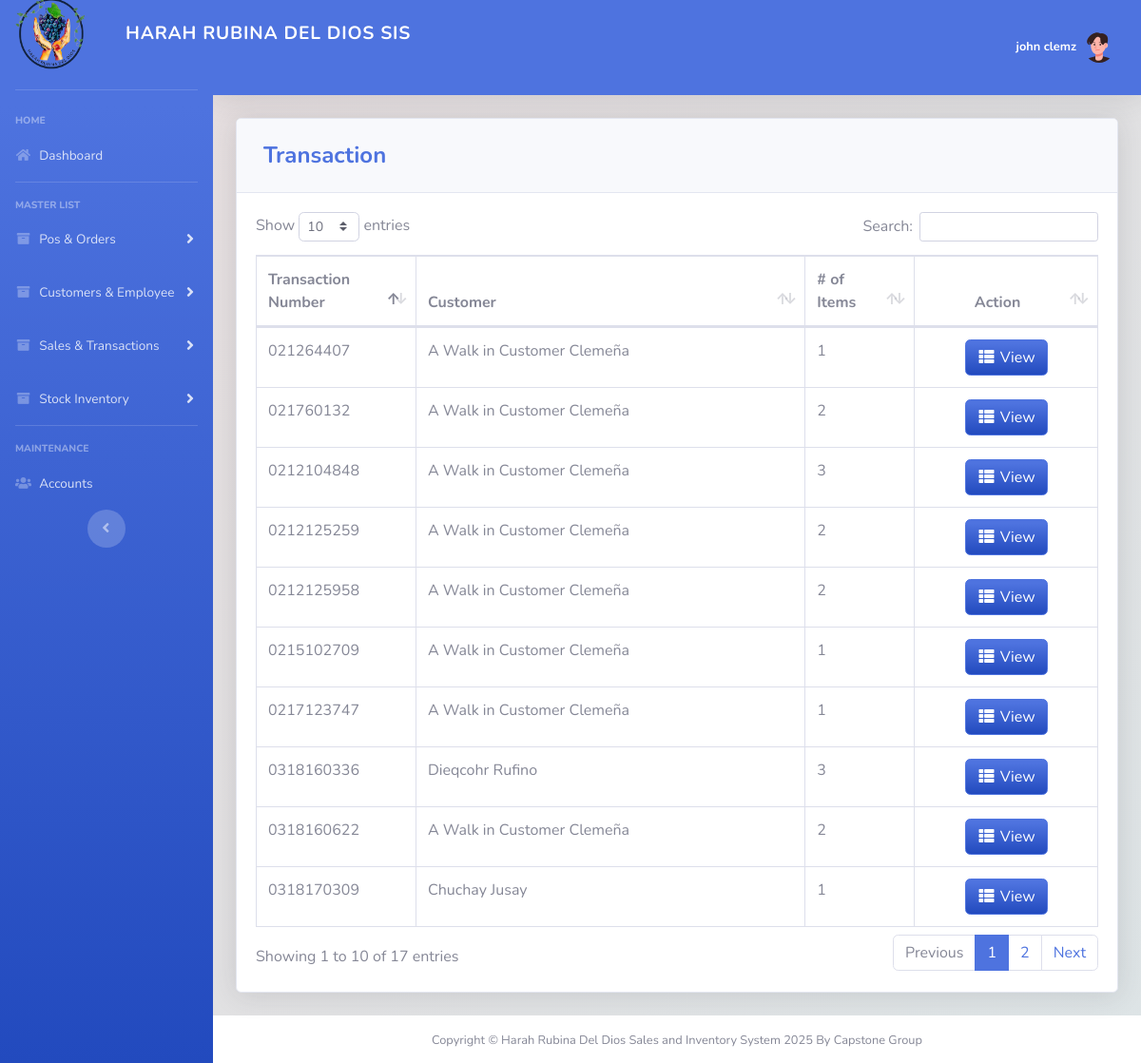
/admin/transaction.php (signed in), run on the app's committed database.
### tables this page shows
CREATE TABLE `transaction` (
  `TRANS_ID` int(50) NOT NULL,
  `CUST_ID` int(11) DEFAULT NULL,
  `NUMOFITEMS` varchar(250) NOT NULL,
  `SUBTOTAL` varchar(50) NOT NULL,
  `LESSVAT` varchar(50) NOT NULL,
  `NETVAT` varchar(50) NOT NULL,
  `ADDVAT` varchar(50) NOT NULL,
  `GRANDTOTAL` varchar(250) NOT NULL,
  `CASH` varchar(250) NOT NULL,
  `DATE` varchar(50) NOT NULL,
  `TRANS_D_ID` varchar(250) NOT NULL
);

CREATE TABLE `customer` (
  `CUST_ID` int(11) NOT NULL,
  `FIRST_NAME` varchar(50) DEFAULT NULL,
  `LAST_NAME` varchar(50) DEFAULT NULL,
  `PHONE_NUMBER` varchar(11) DEFAULT NULL
);

### admin/transaction.php (the view, shortened to what this page needs)
<?php
include'../includes/sidebar.php';
?>
            <div class="card shadow mb-4">
            <div class="card-header py-3">
              <h4 class="m-2 font-weight-bold text-primary">Transaction</h4>
            </div>
            <div class="card-body">
              <div class="table-responsive">
                <table class="table table-bordered" id="dataTable" width="100%" cellspacing="0">
               <thead>
                   <tr>
                     <th width="19%">Transaction Number</th>
                     <th>Customer</th>
                     <th width="13%"># of Items</th>
                     <th style="text-align: center;">Action</th>
                   </tr>
               </thead>
          <tbody>
<?php
    $query = 'SELECT *, FIRST_NAME, LAST_NAME
              FROM transaction T
              JOIN customer C ON T.`CUST_ID`=C.`CUST_ID`
              ORDER BY TRANS_D_ID ASC';
        $result = mysqli_query($conn, $query) or die (mysqli_error($conn));
            while ($row = mysqli_fetch_assoc($result)) {
                echo '<tr>';
                echo '<td>'. $row['TRANS_D_ID'].'</td>';
                echo '<td>'. $row['FIRST_NAME'].' '. $row['LAST_NAME'].'</td>';
                echo '<td>'. $row['NUMOFITEMS'].'</td>';
                      echo '<td align="center">
                              <a type="button" class="btn btn-primary bg-gradient-primary" href="trans_view.php?action=edit & id='.$row['TRANS_ID'] . '"><i class="fas fa-fw fa-th-list"></i> View</a>
                          </div> </td>';
                echo '</tr> ';
                        }
?>
<?php
include'../includes/footer.php';
?>

### data on the page
transaction: TRANS_D_ID "0212104848", CUST_ID.FIRST_NAME "A Walk in Customer", CUST_ID.LAST_NAME "Clemeña", NUMOFITEMS "3"
transaction: TRANS_D_ID "0212125259", CUST_ID.FIRST_NAME "A Walk in Customer", CUST_ID.LAST_NAME "Clemeña", NUMOFITEMS "2"
transaction: TRANS_D_ID "0212125958", CUST_ID.FIRST_NAME "A Walk in Customer", CUST_ID.LAST_NAME "Clemeña", NUMOFITEMS "2"
transaction: TRANS_D_ID "021264407", CUST_ID.FIRST_NAME "A Walk in Customer", CUST_ID.LAST_NAME "Clemeña", NUMOFITEMS "1"
transaction: TRANS_D_ID "0215102709", CUST_ID.FIRST_NAME "A Walk in Customer", CUST_ID.LAST_NAME "Clemeña", NUMOFITEMS "1"
transaction: TRANS_D_ID "0217123747", CUST_ID.FIRST_NAME "A Walk in Customer", CUST_ID.LAST_NAME "Clemeña", NUMOFITEMS "1"
transaction: TRANS_D_ID "021760132", CUST_ID.FIRST_NAME "A Walk in Customer", CUST_ID.LAST_NAME "Clemeña", NUMOFITEMS "2"
transaction: TRANS_D_ID "0318160336", CUST_ID.FIRST_NAME "Dieqcohr", CUST_ID.LAST_NAME "Rufino", NUMOFITEMS "3"
transaction: TRANS_D_ID "0318160622", CUST_ID.FIRST_NAME "A Walk in Customer", CUST_ID.LAST_NAME "Clemeña", NUMOFITEMS "2"
transaction: TRANS_D_ID "0318170309", CUST_ID.FIRST_NAME "Chuchay", CUST_ID.LAST_NAME "Jusay", NUMOFITEMS "1"

### other printed values
$_SESSION['FIRST_NAME'] "john"
$_SESSION['LAST_NAME'] "clemz"
